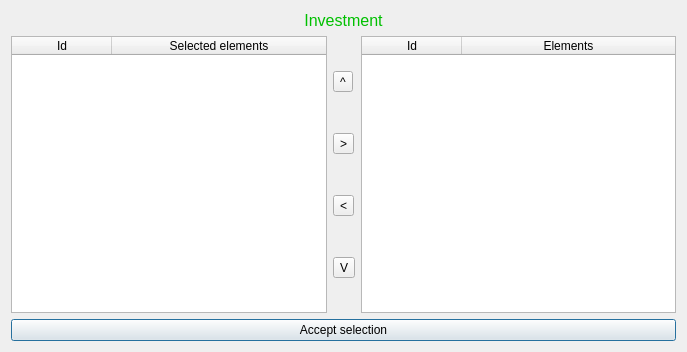
<?xml version="1.0" encoding="UTF-8"?>
<ui version="4.0">
 <class>frmSelector</class>
 <widget class="QDialog" name="frmSelector">
  <property name="geometry">
   <rect>
    <x>0</x>
    <y>0</y>
    <width>687</width>
    <height>352</height>
   </rect>
  </property>
  <property name="windowIcon">
   <iconset resource="../images/xulpymoney.qrc">
    <normaloff>:/xulpymoney/books.png</normaloff>:/xulpymoney/books.png</iconset>
  </property>
  <layout class="QHBoxLayout" name="horizontalLayout_2">
   <item>
    <layout class="QVBoxLayout" name="verticalLayout_2">
     <item>
      <widget class="QLabel" name="lbl">
       <property name="font">
        <font>
         <pointsize>12</pointsize>
        </font>
       </property>
       <property name="styleSheet">
        <string notr="true">color: rgb(0, 192, 0);</string>
       </property>
       <property name="text">
        <string>Investment</string>
       </property>
       <property name="alignment">
        <set>Qt::AlignCenter</set>
       </property>
       <property name="textInteractionFlags">
        <set>Qt::LinksAccessibleByMouse|Qt::TextSelectableByMouse</set>
       </property>
      </widget>
     </item>
     <item>
      <layout class="QHBoxLayout" name="horizontalLayout">
       <item>
        <widget class="QTableWidget" name="tblSelected">
         <property name="editTriggers">
          <set>QAbstractItemView::NoEditTriggers</set>
         </property>
         <property name="selectionMode">
          <enum>QAbstractItemView::SingleSelection</enum>
         </property>
         <property name="selectionBehavior">
          <enum>QAbstractItemView::SelectRows</enum>
         </property>
         <attribute name="horizontalHeaderStretchLastSection">
          <bool>true</bool>
         </attribute>
         <attribute name="verticalHeaderVisible">
          <bool>false</bool>
         </attribute>
         <column>
          <property name="text">
           <string>Id</string>
          </property>
         </column>
         <column>
          <property name="text">
           <string>Selected elements</string>
          </property>
         </column>
        </widget>
       </item>
       <item>
        <layout class="QVBoxLayout" name="verticalLayout">
         <item>
          <widget class="QToolButton" name="cmdUp">
           <property name="text">
            <string>^</string>
           </property>
          </widget>
         </item>
         <item>
          <widget class="QToolButton" name="cmdRight">
           <property name="text">
            <string>&gt;</string>
           </property>
          </widget>
         </item>
         <item>
          <widget class="QToolButton" name="cmdLeft">
           <property name="text">
            <string>&lt;</string>
           </property>
          </widget>
         </item>
         <item>
          <widget class="QToolButton" name="cmdDown">
           <property name="text">
            <string>V</string>
           </property>
          </widget>
         </item>
        </layout>
       </item>
       <item>
        <widget class="QTableWidget" name="tbl">
         <property name="editTriggers">
          <set>QAbstractItemView::NoEditTriggers</set>
         </property>
         <property name="selectionMode">
          <enum>QAbstractItemView::SingleSelection</enum>
         </property>
         <property name="selectionBehavior">
          <enum>QAbstractItemView::SelectRows</enum>
         </property>
         <attribute name="horizontalHeaderStretchLastSection">
          <bool>true</bool>
         </attribute>
         <attribute name="verticalHeaderVisible">
          <bool>false</bool>
         </attribute>
         <column>
          <property name="text">
           <string>Id</string>
          </property>
         </column>
         <column>
          <property name="text">
           <string>Elements</string>
          </property>
         </column>
        </widget>
       </item>
      </layout>
     </item>
     <item>
      <widget class="QPushButton" name="cmd">
       <property name="text">
        <string>Accept selection</string>
       </property>
      </widget>
     </item>
    </layout>
   </item>
  </layout>
 </widget>
 <resources>
  <include location="../images/xulpymoney.qrc"/>
 </resources>
 <connections/>
</ui>
